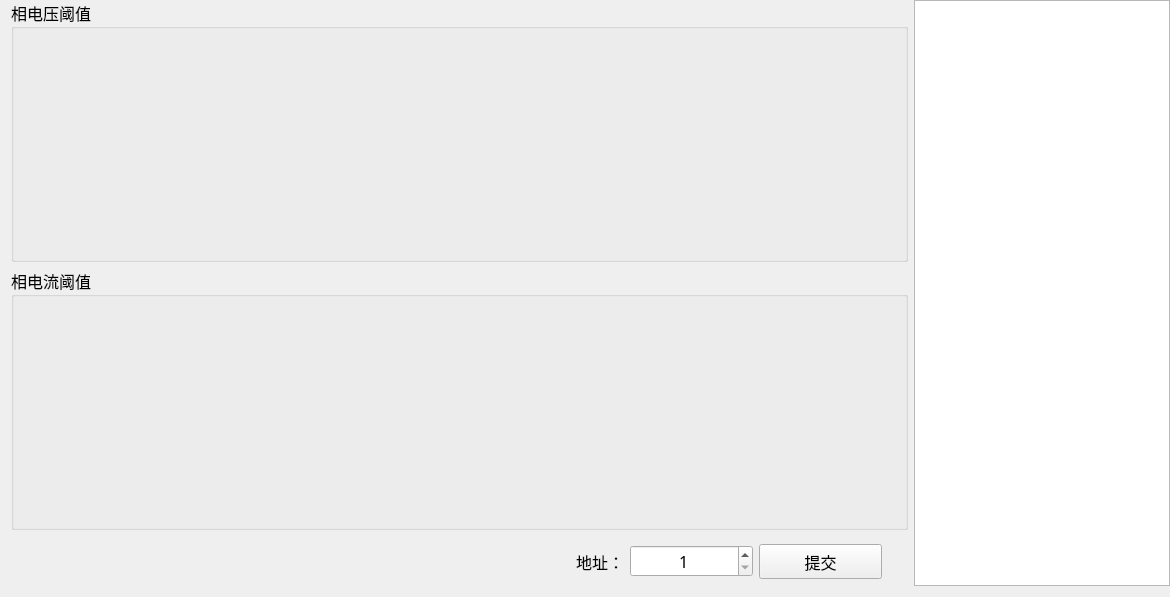
<?xml version="1.0" encoding="UTF-8"?>
<ui version="4.0">
 <class>ZTest_LineWid</class>
 <widget class="QWidget" name="ZTest_LineWid">
  <property name="geometry">
   <rect>
    <x>0</x>
    <y>0</y>
    <width>1170</width>
    <height>597</height>
   </rect>
  </property>
  <property name="windowTitle">
   <string>Form</string>
  </property>
  <layout class="QGridLayout" name="gridLayout">
   <property name="topMargin">
    <number>0</number>
   </property>
   <property name="rightMargin">
    <number>0</number>
   </property>
   <item row="0" column="0">
    <layout class="QVBoxLayout" name="verticalLayout">
     <item>
      <widget class="QGroupBox" name="volGroup">
       <property name="font">
        <font>
         <family>微软雅黑</family>
         <pointsize>12</pointsize>
        </font>
       </property>
       <property name="title">
        <string>相电压阈值</string>
       </property>
      </widget>
     </item>
     <item>
      <widget class="QGroupBox" name="curGroup">
       <property name="font">
        <font>
         <family>微软雅黑</family>
         <pointsize>12</pointsize>
        </font>
       </property>
       <property name="title">
        <string>相电流阈值</string>
       </property>
      </widget>
     </item>
     <item>
      <widget class="QWidget" name="widget" native="true">
       <property name="maximumSize">
        <size>
         <width>16777215</width>
         <height>50</height>
        </size>
       </property>
       <widget class="QWidget" name="layoutWidget_2">
        <property name="geometry">
         <rect>
          <x>490</x>
          <y>0</y>
          <width>381</width>
          <height>51</height>
         </rect>
        </property>
        <layout class="QHBoxLayout" name="horizontalLayout">
         <item>
          <widget class="QLabel" name="label">
           <property name="minimumSize">
            <size>
             <width>100</width>
             <height>30</height>
            </size>
           </property>
           <property name="font">
            <font>
             <family>微软雅黑</family>
             <pointsize>12</pointsize>
            </font>
           </property>
           <property name="text">
            <string>地址：</string>
           </property>
           <property name="alignment">
            <set>Qt::AlignRight|Qt::AlignTrailing|Qt::AlignVCenter</set>
           </property>
          </widget>
         </item>
         <item>
          <widget class="QSpinBox" name="spinBox">
           <property name="minimumSize">
            <size>
             <width>100</width>
             <height>30</height>
            </size>
           </property>
           <property name="font">
            <font>
             <family>微软雅黑</family>
             <pointsize>12</pointsize>
            </font>
           </property>
           <property name="alignment">
            <set>Qt::AlignCenter</set>
           </property>
           <property name="minimum">
            <number>1</number>
           </property>
          </widget>
         </item>
         <item>
          <widget class="QPushButton" name="pushButton">
           <property name="minimumSize">
            <size>
             <width>120</width>
             <height>35</height>
            </size>
           </property>
           <property name="font">
            <font>
             <family>微软雅黑</family>
             <pointsize>12</pointsize>
            </font>
           </property>
           <property name="text">
            <string>提交</string>
           </property>
          </widget>
         </item>
        </layout>
       </widget>
      </widget>
     </item>
    </layout>
   </item>
   <item row="0" column="1">
    <widget class="QTextEdit" name="textEdit">
     <property name="sizePolicy">
      <sizepolicy hsizetype="Expanding" vsizetype="Expanding">
       <horstretch>0</horstretch>
       <verstretch>0</verstretch>
      </sizepolicy>
     </property>
     <property name="minimumSize">
      <size>
       <width>256</width>
       <height>400</height>
      </size>
     </property>
     <property name="maximumSize">
      <size>
       <width>256</width>
       <height>16777215</height>
      </size>
     </property>
     <property name="font">
      <font>
       <family>微软雅黑</family>
       <pointsize>12</pointsize>
      </font>
     </property>
    </widget>
   </item>
  </layout>
 </widget>
 <resources/>
 <connections/>
</ui>
